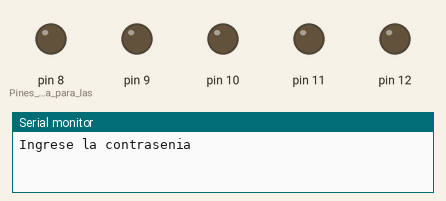
Bench run of a sketch on a simulated Arduino Uno, built with avr-gcc and run on an emulated ATmega328P. Parts: output pins drawn as LEDs (lit = HIGH), the last lines printed to the serial monitor.

Above: at 0.1 s.
At 60.2 s:
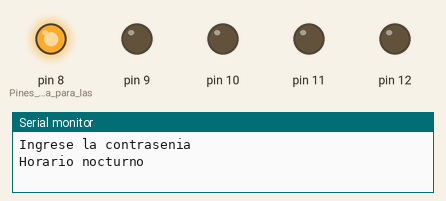
At 65.2 s:
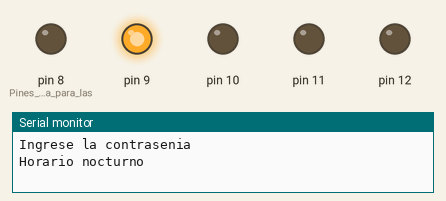
At 79.2 s:
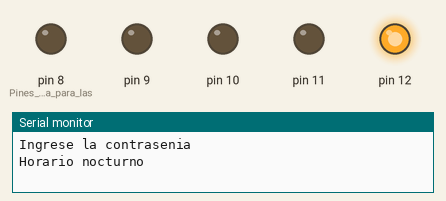
At 96.2 s:
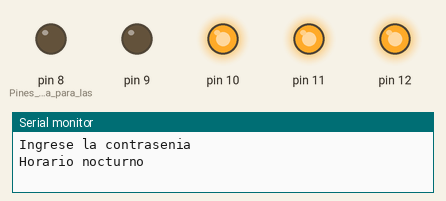
At 127.2 s:
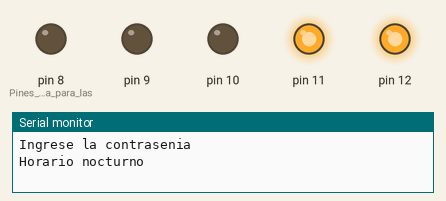
Timing chart, 0 to 130.0 s (numbered marks = the images above):
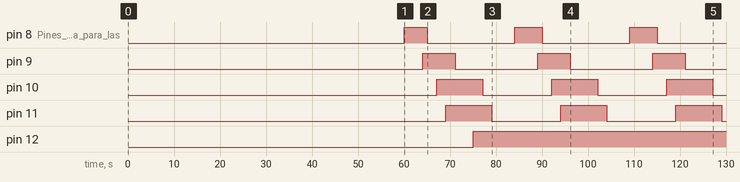

The sketch:

Timer1.ino
```cpp
/*Universidad Tecnica del Norte
 * FICA-CIERCOM
 * SISTEMAS MICROPROCESADOS
 * TIMER 1
 * Realizar un programa de seguridad domótica que permita encender las luces de un domicilio de 5 habitaciones de forma aleatoria
*  solo en horario nocturno. El sistema se activa al ingresar una contraseña por comunicación serial.
*/

#include <MsTimer2.h> //Declaramos las librerias
#include <TimerOne.h>
#include <EEPROM.h>
String pswd;          //Variable para la validacion de contraseñas
boolean validar;
int cont=0;           //Variables para encender las luces aletoriamente
int contador=0;
int on=0;
int i=0;
int segundero;
int minutero;
int horero;


void setup() {
Serial.begin(9600);          // Iniciamos la comunicacion serial
Timer1.initialize(1000000);  //Iniciamos el timer en 1 segundo
Timer1.attachInterrupt(conteo);  //Le acoplamos a un direccion
pinMode(8,OUTPUT);               //Pines de salida para las luces
pinMode(9,OUTPUT);
pinMode(10,OUTPUT);
pinMode(11,OUTPUT);
pinMode(12,OUTPUT);
MsTimer2::set(100,reloj);      //Por cuestion de simulacion ajustamos el tiempo del reloj a la mitad
MsTimer2::start();
Serial.println("Ingrese la contrasenia");  //Mensaje inicial
Timer1.stop();
segundero=EEPROM.read(0);      //Guardamos los datos del reloj en EEPROM
minutero=EEPROM.read(1);
horero=EEPROM.read(2);

}

void loop() {
    if(Serial.available()>0){           //Metodo para validar la contraseña
      pswd=Serial.readString();
      if(pswd.length()!=4){
         }else{
        validar=pswd.equals("1234");
        if(validar==true){
         Serial.println("PSWD VALIDO");
         Serial.println("Sistema encendido");
         Serial.println("Luces apagadas"); //apagamos las luces en caso de ser denoche se encienden
             digitalWrite(8,LOW);
             digitalWrite(9,LOW);
             digitalWrite(11,LOW);
             digitalWrite(10,LOW);
             digitalWrite(12,LOW);
         on=1;
         Timer1.stop();

        }else{
      Serial.println("PSWD INVALIDO");
          delay(1000);
        }
      }
    }
     if(minutero == 6 && segundero ==0){
      if(on==1){
        delay(100);
        Timer1.stop();
      Serial.println("Horario matutino"); //En el horario matutino apagamos las luces
    digitalWrite(8,LOW);
    digitalWrite(9,LOW);
    digitalWrite(11,LOW);
    digitalWrite(10,LOW);
    digitalWrite(12,LOW);
    contador=0;
            }

     } if(minutero == 19 && segundero ==0){   //En el hoario nocturno empieza a prender luces aletoriamente
         delay(100);
         Timer1.start();
        Serial.println("Horario nocturno");
    }
   }

 void conteo(){                     //Metodo para el encendido de luces aletorio
  contador++;
  if(contador==1)digitalWrite(8,HIGH);
  if(contador==5)digitalWrite(9,HIGH);
  if(contador==6)digitalWrite(8,LOW);
  if(contador==8)digitalWrite(10,HIGH);
  if(contador==10)digitalWrite(11,HIGH);
    if(contador==12)digitalWrite(9,LOW);
  if(contador==16)digitalWrite(12,HIGH);
  if(contador==18)digitalWrite(10,LOW);
  if(contador==20)digitalWrite(11,LOW);
  if(contador==25)digitalWrite(8,HIGH);
  if(contador==25){
       contador=0;
    }

}
void reloj(){                      //Metodo del reloj

if(segundero<30){
  segundero++;
  }
  else{
  segundero=0;
  if(minutero<24){
  minutero++;
  }
  else{
  minutero=0;
  if(horero<24){
  horero++;
   }
   else{
   horero=0;
  }

 }

}
}
```

Measured:
- by itself, pin 9: LOW → HIGH at 64.1 s, → LOW 7.0 s later, → HIGH 18.0 s later, → LOW 7.0 s later, … (6 changes in this stretch)
- by itself, pin 10: LOW → HIGH at 67.1 s, → LOW 10.0 s later, → HIGH 15.0 s later, → LOW 10.0 s later, … (6 changes in this stretch)
- by itself, pin 11: LOW → HIGH at 69.1 s, → LOW 10.0 s later, → HIGH 15.0 s later, → LOW 10.0 s later, … (6 changes in this stretch)
- by itself, pin 12: LOW → HIGH at 75.1 s
- by itself, pin 8 (Pines_de_salida_para_las): LOW → HIGH at 60.1 s, → LOW 5.0 s later, → HIGH 19.0 s later, → LOW 6.0 s later, … (6 changes in this stretch)
